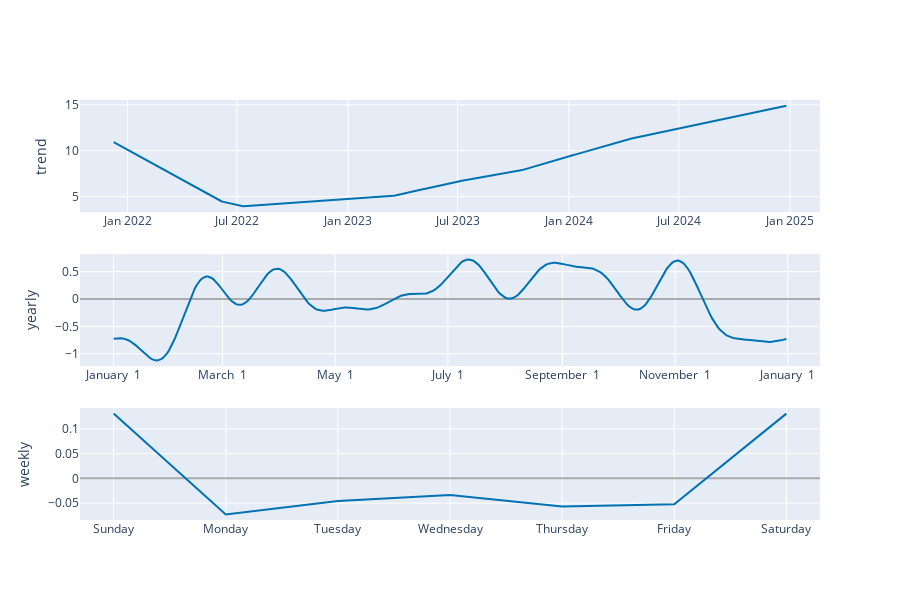

Notebook source saved alongside this figure:
### Code cell
plot_components_plotly(m, forecast)

### Figure 1 — Plotly figure (JSON) as saved in the notebook; plotly's stock layout.template omitted (floating-point values rounded to 4 significant figures; data arrays with more than 128 entries replaced by an {"elided": "..."} marker saying what was removed)
{"data": [{"line": {"color": "#0072B2", "width": 2}, "mode": "lines", "name": "trend", "type": "scatter", "x": {"elided": "773 str values"}, "xaxis": "x", "y": {"elided": "773 float values"}, "yaxis": "y"}, {"line": {"color": "rgba(0, 114, 178, 0.2)", "width": 0}, "mode": "lines", "name": "trend_upper", "type": "scatter", "x": {"elided": "773 str values"}, "xaxis": "x", "y": {"elided": "773 float values"}, "yaxis": "y"}, {"fill": "tonexty", "fillcolor": "rgba(0, 114, 178, 0.2)", "line": {"color": "rgba(0, 114, 178, 0.2)", "width": 0}, "mode": "lines", "name": "trend_lower", "type": "scatter", "x": {"elided": "773 str values"}, "xaxis": "x", "y": {"elided": "773 float values"}, "yaxis": "y"}, {"line": {"color": "#0072B2", "width": 2}, "mode": "lines", "name": "yearly", "type": "scatter", "x": {"elided": "365 str values"}, "xaxis": "x2", "y": {"elided": "365 float values"}, "yaxis": "y2"}, {"line": {"color": "#0072B2", "width": 2}, "mode": "lines", "name": "weekly", "type": "scatter", "x": ["2017-01-01T00:00:00", "2017-01-02T00:00:00", "2017-01-03T00:00:00", "2017-01-04T00:00:00", "2017-01-05T00:00:00", "2017-01-06T00:00:00", "2017-01-07T00:00:00"], "xaxis": "x3", "y": [0.1308, -0.07281, -0.04572, -0.03376, -0.05694, -0.05245, 0.1308], "yaxis": "y3"}], "layout": {"height": 600, "showlegend": false, "width": 900, "xaxis": {"anchor": "y", "domain": [0, 1], "range": ["2021-10-14T08:24:00", "2025-02-19T15:36:00"], "type": "date"}, "xaxis2": {"anchor": "y2", "domain": [0, 1], "range": ["2016-12-13T18:54:02.958904115", "2018-01-18T11:04:57.863013581"], "tickformat": "%B %e", "type": "date"}, "xaxis3": {"anchor": "y3", "domain": [0, 1], "range": ["2016-12-31T16:48:00", "2017-01-07T07:12:00"], "tickformat": "%A", "type": "date"}, "yaxis": {"anchor": "x", "domain": [0.7333, 1], "rangemode": "normal", "title": {"text": "trend"}, "zerolinecolor": "#AAA"}, "yaxis2": {"anchor": "x2", "domain": [0.3667, 0.6333], "title": {"text": "yearly"}, "zerolinecolor": "#AAA"}, "yaxis3": {"anchor": "x3", "domain": [0, 0.2667], "title": {"text": "weekly"}, "zerolinecolor": "#AAA"}}}
